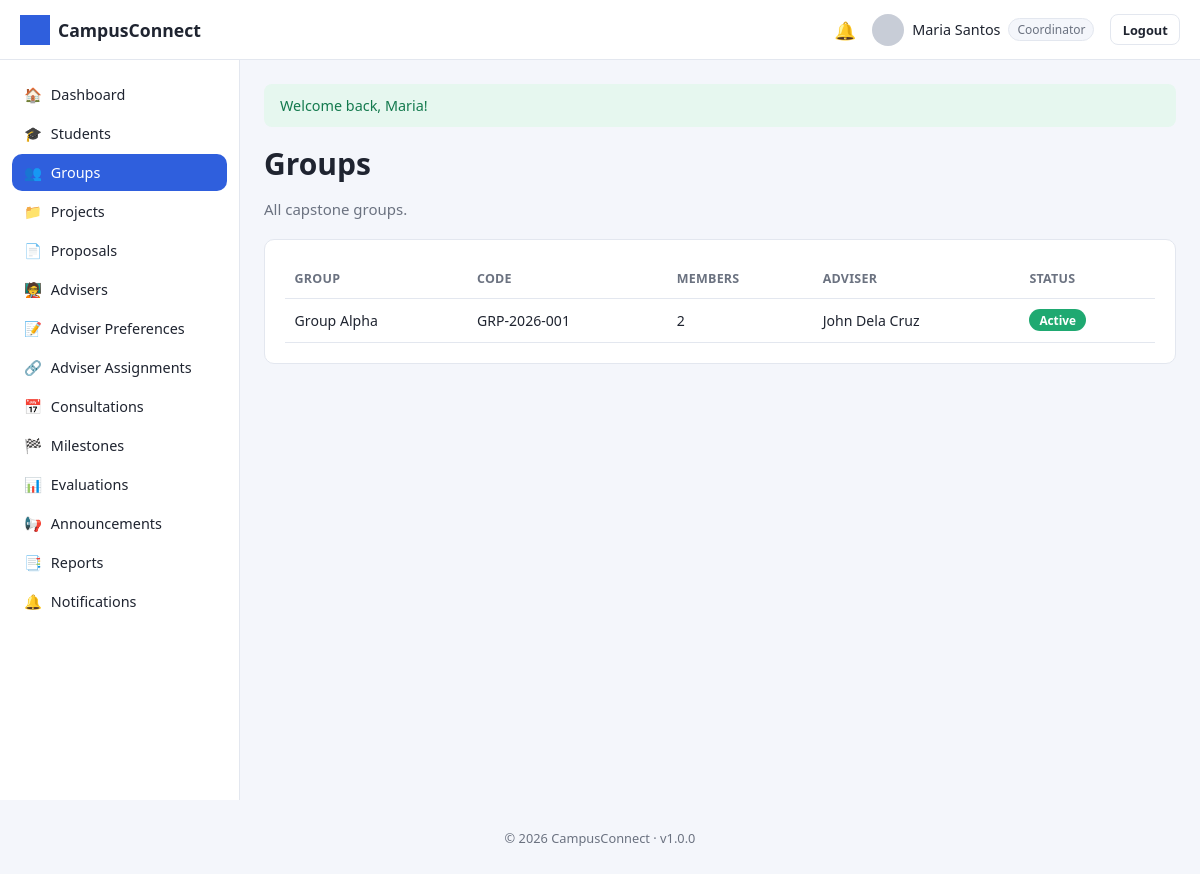
Screenshot of /coordinator/groups.php (signed in) with the database file from the repository.
### tables this page shows
CREATE TABLE users (
    user_id INT AUTO_INCREMENT PRIMARY KEY,
    role_id INT NOT NULL,
    id_number VARCHAR(50) UNIQUE,
    first_name VARCHAR(100) NOT NULL,
    last_name VARCHAR(100) NOT NULL,
    email VARCHAR(150) NOT NULL UNIQUE,
    password_hash VARCHAR(255) NOT NULL,
    program VARCHAR(150) DEFAULT NULL,
    department VARCHAR(150) DEFAULT NULL,
    profile_photo VARCHAR(255) DEFAULT 'default-profile.png',
    contact_number VARCHAR(30) DEFAULT NULL,
    status ENUM('active','inactive','suspended') DEFAULT 'active',
    remember_token VARCHAR(255) DEFAULT NULL,
    reset_token VARCHAR(255) DEFAULT NULL,
    reset_token_expires DATETIME DEFAULT NULL,
    created_at TIMESTAMP DEFAULT CURRENT_TIMESTAMP,
    updated_at TIMESTAMP DEFAULT CURRENT_TIMESTAMP ON UPDATE CURRENT_TIMESTAMP,
    FOREIGN KEY (role_id) REFERENCES roles(role_id)
);

CREATE TABLE `groups` (
    group_id INT AUTO_INCREMENT PRIMARY KEY,
    group_name VARCHAR(150) NOT NULL,
    group_code VARCHAR(20) UNIQUE,
    leader_id INT NOT NULL,
    adviser_id INT DEFAULT NULL,
    status ENUM('forming','active','disbanded') DEFAULT 'forming',
    created_at TIMESTAMP DEFAULT CURRENT_TIMESTAMP,
    FOREIGN KEY (leader_id) REFERENCES users(user_id),
    FOREIGN KEY (adviser_id) REFERENCES users(user_id)
);

### config/database.php (called while the page is built, shortened)
<?php
function getDB(): PDO
{
    static $pdo = null;
    if ($pdo === null) {
        $dsn = 'mysql:host=' . DB_HOST . ';dbname=' . DB_NAME . ';charset=' . DB_CHARSET;
        $options = [
            PDO::ATTR_ERRMODE            => PDO::ERRMODE_EXCEPTION,
            PDO::ATTR_DEFAULT_FETCH_MODE => PDO::FETCH_ASSOC,
            PDO::ATTR_EMULATE_PREPARES   => false,
        ];
        try {
            $pdo = new PDO($dsn, DB_USER, DB_PASS, $options);
        } catch (PDOException $e) {
            error_log('Database connection failed: ' . $e->getMessage());
            die('Database connection failed. Please try again later or contact the administrator.');
        }
    }
    return $pdo;
}

### coordinator/groups.php (the view, shortened to what this page needs)
<?php
require_once __DIR__ . '/../config/database.php';
require_once __DIR__ . '/../includes/functions.php';
$db = getDB();
$groups = $db->query("SELECT g.*, u.first_name AS adviser_first, u.last_name AS adviser_last,
    (SELECT COUNT(*) FROM group_members gm WHERE gm.group_id = g.group_id) AS member_count
    FROM `groups` g LEFT JOIN users u ON u.user_id = g.adviser_id
    ORDER BY g.created_at DESC")->fetchAll();
include __DIR__ . '/../includes/header.php';
?>
<div class="page-header"><div><h1>Groups</h1><p>All capstone groups.</p></div></div>
<div class="card">
    <table>
        <thead><tr><th>Group</th><th>Code</th><th>Members</th><th>Adviser</th><th>Status</th></tr></thead>
        <tbody>
        <?php foreach ($groups as $g): ?>
        <tr>
            <td><?= e($g['group_name']) ?></td>
            <td><?= e($g['group_code']) ?></td>
            <td><?= (int)$g['member_count'] ?></td>
            <td><?= $g['adviser_id'] ? e($g['adviser_first'] . ' ' . $g['adviser_last']) : '<span class="stat-label">Unassigned</span>' ?></td>
            <td><?= statusBadge($g['status']) ?></td>
        </tr>
        <?php endforeach; ?>
        </tbody>
    </table>
</div>
<?php include __DIR__ . '/../includes/footer.php'; ?>

### includes/navbar.php (shortened to what this page needs)
<?php
$navUser = currentUser();
$unread  = $navUser ? unreadNotificationCount((int) $navUser['user_id']) : 0;
$roleName = currentRoleName();
?>
<header class="navbar">
    <div class="navbar-brand">
        <img src="<?= BASE_URL ?>/assets/images/logo.png" alt="<?= e(APP_NAME) ?>" class="navbar-logo">
        <span><?= e(APP_NAME) ?></span>
    </div>
    <div class="navbar-right">
        <a class="navbar-icon" href="<?= BASE_URL ?>/<?= e($roleName) ?>/notifications<?= $roleName === 'student' ? '/index.php' : '.php' ?>" title="Notifications">
            🔔<?php if ($unread > 0): ?><span class="badge-dot"><?= $unread ?></span><?php endif; ?>
        </a>
        <div class="navbar-user">
            <img src="<?= BASE_URL ?>/assets/images/<?= e($navUser['profile_photo'] ?? 'default-profile.png') ?>" class="navbar-avatar" alt="Profile">
            <span><?= e(($navUser['first_name'] ?? '') . ' ' . ($navUser['last_name'] ?? '')) ?></span>
            <span class="role-tag"><?= e(ucfirst($roleName ?? '')) ?></span>
        </div>
        <a class="btn btn-sm btn-outline" href="<?= BASE_URL ?>/logout.php">Logout</a>
    </div>
</header>

### includes/functions.php (shortened to what this page needs)
<?php
function e(?string $value): string
{
    return htmlspecialchars($value ?? '', ENT_QUOTES, 'UTF-8');
}
function isLoggedIn(): bool
{
    return !empty($_SESSION['user_id']);
}
function currentRoleId(): ?int
{
    return $_SESSION['role_id'] ?? null;
}
function currentRoleName(): ?string
{
    $roleId = currentRoleId();
    return $roleId ? (ROLE_NAMES[$roleId] ?? null) : null;
}
function currentUser(): ?array
{
    $stmt = getDB()->prepare('SELECT * FROM users WHERE user_id = ? LIMIT 1');
    $stmt->execute([$_SESSION['user_id']]);
    $user = $stmt->fetch() ?: null;
    return $user;
}
function statusBadge(string $status): string
{
    $map = [
        'pending'      => 'secondary',
        'approved'     => 'success',
        'rejected'     => 'danger',
        'draft'        => 'secondary',
        'submitted'    => 'info',
        'under_review' => 'warning',
        'revision'     => 'warning',
        'in_progress'  => 'primary',
        'completed'    => 'success',
        'active'       => 'success',
        'inactive'     => 'secondary',
        'cancelled'    => 'danger',
        'overdue'      => 'danger',
    ];
    $class = $map[$status] ?? 'secondary';
    $label = ucwords(str_replace('_', ' ', $status));
    return '<span class="badge badge-' . $class . '">' . e($label) . '</span>';
}

### assets/css/style.css (style rules this page uses)
:root { --primary: #2f5fdd; --primary-dark: #23439e; --success: #1fa971; --danger: #e0413a; --warning: #e0a13a; --info: #3aa9e0; --secondary: #6b7280; --bg: #f4f6fb; --card-bg: #ffffff; --border: #e3e7ef; --text: #1f2430; --text-muted: #6b7280; --sidebar-width: 240px; --navbar-height: 60px; --radius: 10px; }
* { box-sizing: border-box; }
body { margin: 0; font-family: 'Segoe UI', Roboto, Helvetica, Arial, sans-serif; background: var(--bg); color: var(--text); font-size: 15px; }
a { color: var(--primary); text-decoration: none; }
h1, h2, h3, h4 { margin: 0 0 .5em; font-weight: 600; }
.app-shell { padding-top: var(--navbar-height); }
.navbar { position: fixed; top: 0; left: 0; right: 0; height: var(--navbar-height); background: var(--card-bg); border-bottom: 1px solid var(--border); display: flex; align-items: center; justify-content: space-between; padding: 0 1.25rem; z-index: 100; }
.navbar-brand { display: flex; align-items: center; gap: .5rem; font-weight: 700; font-size: 1.1rem; }
.navbar-logo { height: 30px; width: 30px; object-fit: contain; }
.navbar-right { display: flex; align-items: center; gap: 1rem; }
.navbar-icon { position: relative; font-size: 1.1rem; }
.navbar-user { display: flex; align-items: center; gap: .5rem; font-size: .9rem; }
.navbar-avatar { width: 32px; height: 32px; border-radius: 50%; object-fit: cover; }
.role-tag { background: var(--bg); border: 1px solid var(--border); border-radius: 20px; padding: 2px 8px; font-size: .75rem; color: var(--text-muted); }
.btn { display: inline-block; padding: .6rem 1.1rem; border-radius: 8px; border: 1px solid transparent; font-size: .9rem; font-weight: 600; cursor: pointer; text-align: center; }
.btn-sm { padding: .35rem .7rem; font-size: .8rem; }
.btn-outline { background: transparent; border-color: var(--border); color: var(--text); }
.card { background: var(--card-bg); border: 1px solid var(--border); border-radius: var(--radius); padding: 1.25rem; margin-bottom: 1.25rem; }
table { width: 100%; border-collapse: collapse; font-size: .88rem; }
th, td { text-align: left; padding: .65rem .6rem; border-bottom: 1px solid var(--border); }
th { color: var(--text-muted); font-weight: 600; font-size: .78rem; text-transform: uppercase; letter-spacing: .02em; }
.badge { display: inline-block; padding: 3px 10px; border-radius: 20px; font-size: .74rem; font-weight: 600; color: #fff; }
.badge-success { background: var(--success); }
.page-header { display: flex; align-items: center; justify-content: space-between; margin-bottom: 1.25rem; flex-wrap: wrap; gap: .75rem; }
.page-header p { color: var(--text-muted); margin: .2rem 0 0; }

### rows the page displays
users: profile_photo (placeholder picture), first_name+last_name "Maria Santos"
groups: group_name "Group Alpha", group_code "GRP-2026-001", member_count "2", adviser.last_name "John Dela Cruz", status "Active"

### other values shown
APP_NAME "CampusConnect"
$roleName "Coordinator"
$icon "🏠"
$label "Dashboard"
$icon "🎓"
$label "Students"
$icon "👥"
$label "Groups"
$icon "📁"
$label "Projects"
$icon "📄"
$label "Proposals"
$icon "🧑‍🏫"
$label "Advisers"
$icon "📝"
